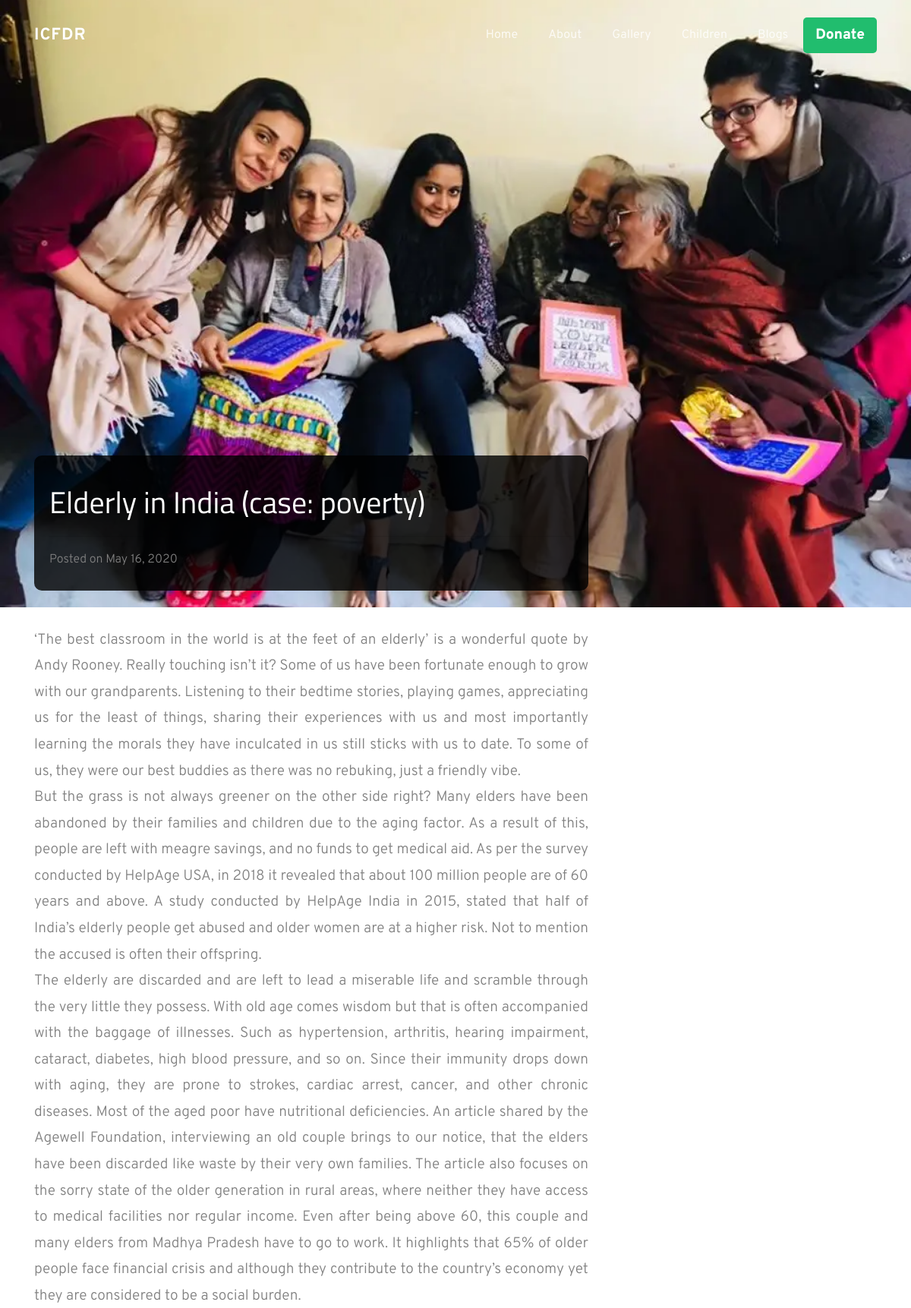
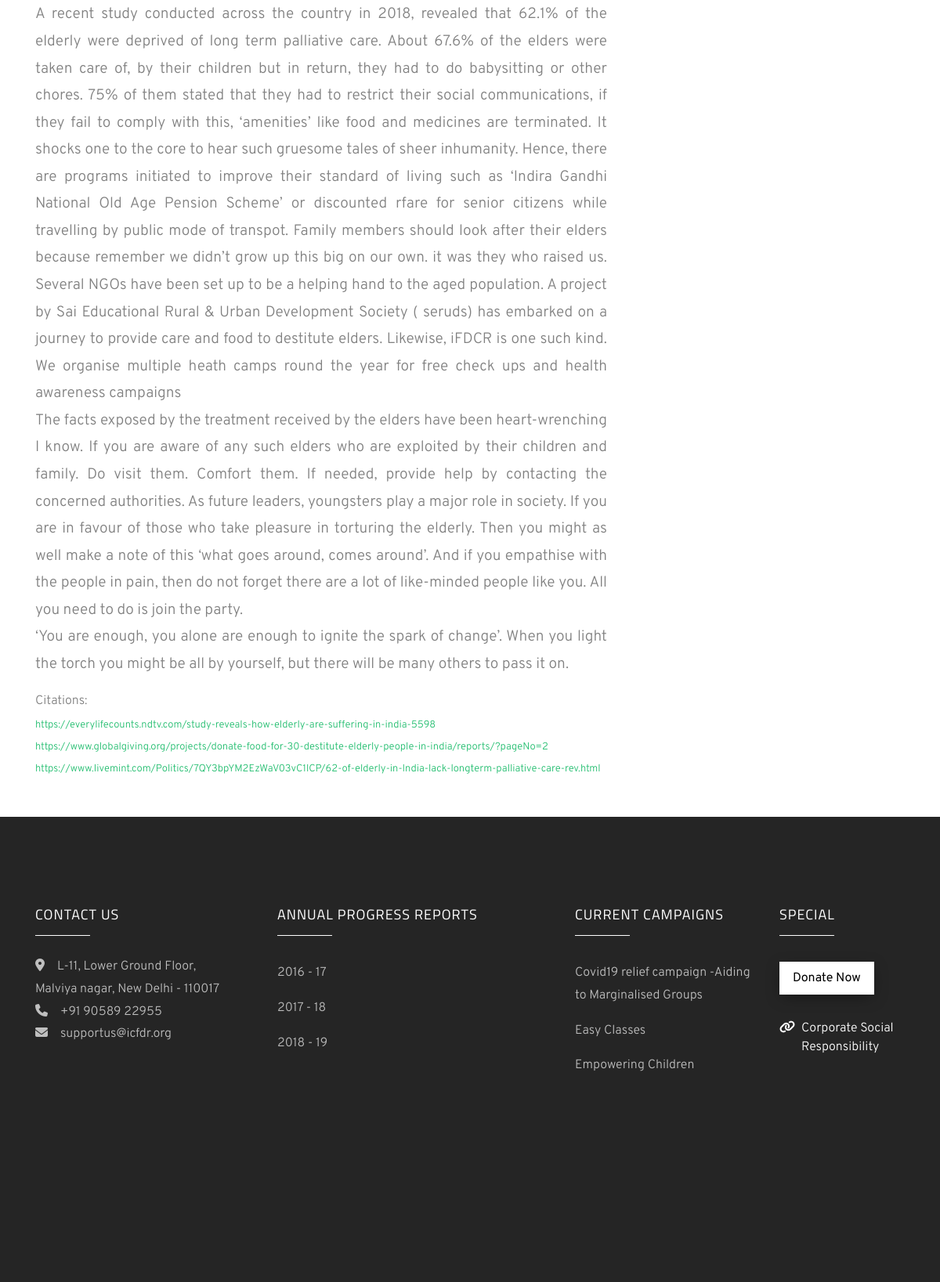
Page /blogs/elderly-in-india-case-poverty on the committed database (2 pictures, top to bottom).
### website/models.py (models this page shows, shortened)
class Blogs(models.Model):
    image = models.ImageField(upload_to='images/blogs/')
    heading = models.CharField(max_length=100)
    content = models.TextField(max_length=5000)
    pub_date = date.today()
    slug = models.SlugField(max_length=100, default='', blank=True, unique=True)
    class Meta:
        verbose_name_plural = 'Blogs'

class BlogCitations(models.Model):
    url = models.URLField()
    blog = models.ForeignKey(to=Blogs, on_delete=models.CASCADE)
    def __str__(self):
        return self.url
    class Meta:
        verbose_name_plural = 'BlogCitations'

class Campaign(models.Model):
    compaign_name = models.CharField(max_length=100)
    image = models.ImageField(upload_to='images/campaign/')
    text_on_image = models.CharField(max_length=150)
    description = RichTextField()
    button_text = models.CharField(max_length=30)
    slug = models.SlugField(max_length=100, default='', blank=True, unique=True)
    class Meta:
        verbose_name_plural = 'Campaign'

### website/views.py (the view)
# urls.py: path('blogs/<slug:slug>',views.blog_view,name = 'blog'),
def blog_view(request, slug=None):
    blog = Blogs.objects.filter(slug=slug)
    blogCitations = BlogCitations.objects.filter(blog=blog[0])
    if blog:
        data = {'blog': blog[0], 'cites': blogCitations,
                'campaigns': Campaign.objects.all().order_by('-id')[:5], }
        return render(request, 'blog.html', data)
    return bloglist(request)

### website/templates/blog.html (shortened to what this page needs)
{% extends 'base.html' %}
{% block content %}
{% load static %}
<header class="masthead"
        style="height: 100vh;min-height: 500px;background-image: url('{{ blog.image.url }}');background-size: cover;background-position: center;background-repeat: no-repeat;">
    <div class="scroll" style="position: absolute;right: 2rem;bottom: 0.5rem;">
    </div>
</header>
<div class="container mb-5" style="margin-top:-200px;">
    <div class="row">
        <div class="col-lg-8">
            <div class="blog-head">
                <h1 class="mt-4" style="color:#fff;">{{ blog.heading }}</h1>
                <hr>
                <p class="text-left">Posted on {{ blog.pub_date }}</p>
            </div>
            <div class="mt-5 blog-content">
                {{ blog.content|linebreaks }}
                <div class="mt-2 cites">
                    Citations:
                    {% for cite in cites %}
                    <a href="{{ cite }}">{{ cite }}</a>
                    {% endfor %}
                </div>
            </div>
        </div>
    </div>
</div>
{% endblock %}

### website/templates/base.html (shortened to what this page needs)
<!DOCTYPE html>
{% load static %}
<html lang="en">
<head>
    <link rel="stylesheet" href="{% static 'css/open-iconic-bootstrap.min.css' %}">
    <link rel="stylesheet" href="{% static 'css/animate.css' %}">
    <link rel="stylesheet" href="{% static 'css/owl.carousel.min.css' %}">
    <link rel="stylesheet" href="{% static 'css/owl.theme.default.min.css' %}">
    <link rel="stylesheet" href="{% static 'css/magnific-popup.css' %}">
    <link rel="stylesheet" href="{% static 'css/aos.css' %}">
    <link rel="stylesheet" href="{% static 'css/bootstrap-datepicker.css' %}">
    <link rel="stylesheet" href="{% static 'css/jquery.timepicker.css' %}">
    <link rel="stylesheet" href="{% static 'css/style.css' %}">
</head>
<body>
<nav class="navbar navbar-expand-lg navbar-dark ftco_navbar bg-dark ftco-navbar-light" id="ftco-navbar">
    <div class="container">
        <a class="navbar-brand" href="{% url 'home' %}">ICFDR</a>
        <div class="collapse navbar-collapse" id="ftco-nav">
            <ul class="navbar-nav ml-auto">
                <li class="nav-item"><a href="{% url 'home' %}" class="nav-link">Home</a></li>
                <li class="nav-item"><a href="{% url 'about' %}" class="nav-link">About</a></li>
                <li class="nav-item"><a href="{% url 'gallery' %}" class="nav-link">Gallery</a></li>
                <li class="nav-item"><a href="{% url 'home' %}#children" class="nav-link">Children</a></li>
                <li class="nav-item"><a href="{% url 'bloglist' %}" class="nav-link">Blogs</a></li>
                <li class="nav-item"><a href="{% url 'donate' %}" class="donate-btn-nav nav-link">Donate</a></li>
            </ul>
        </div>
    </div>
</nav>
{% block content %}
{% endblock %}
<footer class="ftco-footer ftco-section img">
    <div class="container">
        <div class="row mb-5">
            <div class="col-md-3">
                <div class="ftco-footer-widget mb-4">
                    <h2 class="ftco-heading-2">Contact Us</h2>
                    <p style="text-align:left;">
                        <span class="fas fa-map-marker-alt mr-3"></span>L-11, Lower Ground Floor, Malviya nagar, New
                        Delhi - 110017<br>
                        <a href="tel:+91-90586-22955"><span class="fas fa-phone mr-3"></span>+91 90589 22955<br></a>
                        <a href="mailto:supportus@icfdr.org?Subject=ICFDR%20Easy%20Classes%20-%20Support"><span
                                class="fas fa-envelope mr-3"></span>supportus@icfdr.org</a>
                    </p>
                    <ul class="ftco-footer-social list-unstyled float-md-left float-lft mt-5">
                    </ul>
                </div>
            </div>
            <div class="col-md-4">
                <div class="ftco-footer-widget mb-4 ml-md-4">
                    <h2 class="ftco-heading-2">Annual Progress Reports</h2>
                    <ul class="list-unstyled">
                        <li><a target="_blank" href="{% static 'reports/1617.pdf' %}" class="py-2 d-block">2016 - 17</a>
                        </li>
                        <li><a target="_blank" href="{% static 'reports/1718.pdf' %}" class="py-2 d-block">2017 - 18</a>
                        </li>
                        <li><a target="_blank" href="{% static 'reports/1819.pdf' %}" class="py-2 d-block">2018 - 19</a>
                        </li>
                    </ul>
                </div>
            </div>
            <div class="col-md-3">
                <div class="ftco-footer-widget mb-4 ml-md-4">
                    <h2 class="ftco-heading-2">Current Campaigns</h2>
                    <ul class="list-unstyled">
                        {% for campaign in campaigns %}
                        <li><a href="{% url 'campaign' campaign.slug %}"
                               class="py-2 d-block">{{campaign.compaign_name}}</a></li>
                        {% endfor %}
                    </ul>
                </div>
            </div>
            <div class="col-md-2">
                <div class="ftco-footer-widget mb-4">
                    <h2 class="ftco-heading-2">Special</h2>
                    <div class="block-23 mb-3">
                        <ul>
                            <li><p><a target="_blank"
                                      href="https://www.payumoney.com/paybypayumoney/#/DFE2878E860D57AF8E18DFEF38EBE7EC"
                                      class="btn btn-white px-3 py-2 mt-2">Donate Now</a></p></li>
                            <li><a target="_blank" href="http://icfdr.org/corporate-social-responsibility/"><span
                                    class="fas fa-link mr-2"></span><span
                                    class="text">Corporate Social Responsibility</span></a></li>
                    </div>
                </div>
            </div>
        </div>
        <div class="row">
            <div class="col-md-12 text-center">
            </div>
        </div>
    </div>
</footer>
</body>
</html>

### rows in the picture
Blogs: image (picture), heading "Elderly in India (case: poverty)", pub_date "May 16, 2020", content "‘The best classroom in the world is at the feet of an elderly’ is a wonderful quote by Andy Rooney. Really touching isn’t it? Some of us have been fortunate enough to grow with our grandparents. Listening to their bedtime stories, playing games, appreciating us for the least of things, sharing their experiences with us and most importantly learning the morals they have inculcated in us still sticks with us to date. To some of us, they were our best buddies as there was no rebuking, just a friendly vibe. But the grass is not always greener on the other side right? Many elders have been abandoned by their families and children due to the aging factor. As a result of this, people are left with…"
BlogCitations: url "https://everylifecounts.ndtv.com/study-reveals-how-elderly-are-suffering-in-india-5598"
BlogCitations: url "https://www.globalgiving.org/projects/donate-food-for-30-destitute-elderly-people-in-india/reports/?pageNo=2"
BlogCitations: url "https://www.livemint.com/Politics/7QY3bpYM2EzWaV03vC1lCP/62-of-elderly-in-India-lack-longterm-palliative-care-rev.html"
Campaign: compaign_name "Covid19 relief campaign -Aiding to Marginalised Groups"
Campaign: compaign_name "Easy Classes"
Campaign: compaign_name "Empowering Children"
